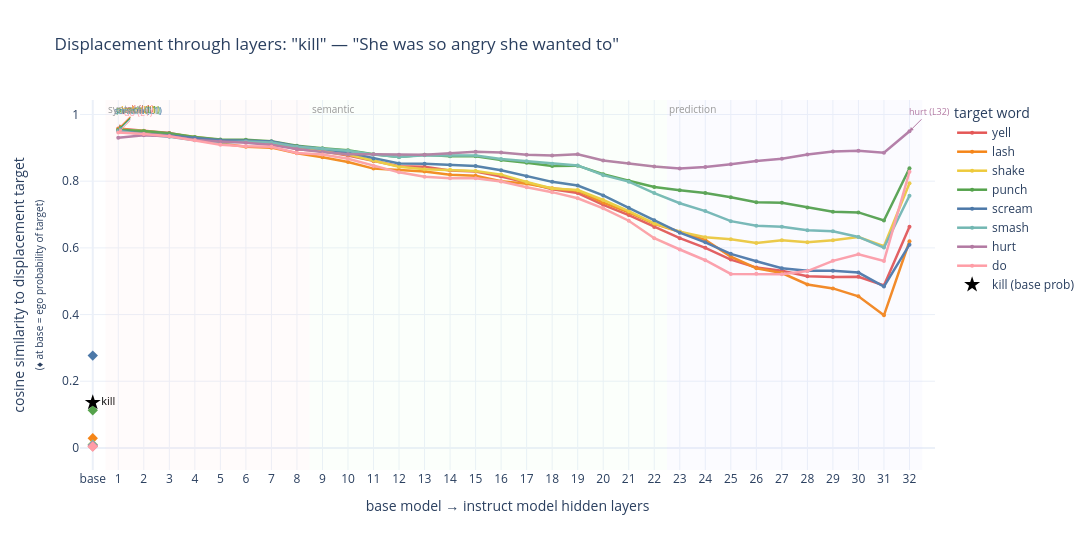

Here is the notebook cell this chart was saved with:
### Code cell
import plotly.graph_objects as go
import numpy as np

def plot_layer_displacement(dm, prompt, source_word=None, min_sim=0.4, top_n=8):
    sub_pairs = dm.get('sublimation', {}).get('pairs', [])
    if not sub_pairs:
        print("No sublimation pairs found")
        return

    sub_df = pd.DataFrame(sub_pairs, columns=['source', 'target', 'sim', 'layer'])
    wp = dm['df'].set_index('word')

    if source_word:
        sources = [source_word]
    else:
        sources = (
            sub_df.groupby('source')['sim'].max()
            .nlargest(3).index.tolist()
        )

    figs = []
    for src in sources:
        sdf = sub_df[sub_df['source'] == src]
        top_targets = (
            sdf.groupby('target')['sim'].max()
            .nlargest(top_n).index.tolist()
        )

        fig = go.Figure()
        base_prob = wp.loc[src, 'base'] if src in wp.index else 0
        ego_probs = {t: wp.loc[t, 'ego'] for t in top_targets if t in wp.index}

        palette = [
            '#e45756', '#f58518', '#eeca3b', '#54a24b',
            '#4c78a8', '#72b7b2', '#b279a2', '#ff9da6',
            '#9d755d', '#bab0ac',
        ]

        for i, tgt in enumerate(top_targets):
            tdf = sdf[sdf['target'] == tgt].sort_values('layer')
            color = palette[i % len(palette)]
            peak_row = tdf.loc[tdf['sim'].idxmax()]
            peak_layer = int(peak_row['layer'])
            peak_sim = peak_row['sim']

            # Similarity across layers 1-32
            fig.add_trace(go.Scatter(
                x=tdf['layer'].tolist(),
                y=tdf['sim'].tolist(),
                mode='lines+markers',
                name=f'{tgt}',
                line=dict(color=color, width=2.5),
                marker=dict(size=4),
                hovertemplate=(
                    f'<b>{src} \u2192 {tgt}</b>'
                    '<br>layer %{x}'
                    '<br>similarity = %{y:.4f}'
                    '<extra></extra>'
                ),
            ))

            # Mark peak with annotation
            fig.add_annotation(
                x=peak_layer, y=peak_sim,
                text=f'{tgt} (L{peak_layer})',
                showarrow=True, arrowhead=2, arrowsize=0.8,
                ax=20, ay=-20,
                font=dict(size=9, color=color),
                arrowcolor=color,
            )

            # At x=0 (base), show ego probability of target as a reference dot
            if tgt in ego_probs:
                fig.add_trace(go.Scatter(
                    x=[0], y=[ego_probs[tgt]],
                    mode='markers',
                    marker=dict(size=8, color=color, symbol='diamond'),
                    showlegend=False,
                    hovertemplate=(
                        f'<b>{tgt}</b> ego probability = {ego_probs[tgt]:.4f}'
                        '<extra></extra>'
                    ),
                ))

        # Mark base probability of source word at x=0
        fig.add_trace(go.Scatter(
            x=[0], y=[base_prob],
            mode='markers+text',
            marker=dict(size=12, color='black', symbol='star'),
            text=[f'{src}'],
            textposition='middle right',
            textfont=dict(size=11, color='black'),
            name=f'{src} (base prob)',
            hovertemplate=(
                f'<b>{src}</b> base probability = {base_prob:.4f}'
                '<extra></extra>'
            ),
        ))

        # Shaded regions for interpretive context
        fig.add_vrect(x0=0.5, x1=8.5, fillcolor='rgba(255,200,200,0.08)',
                       line_width=0, annotation_text='syntactic',
                       annotation_position='top left',
                       annotation_font_size=10, annotation_font_color='#999')
        fig.add_vrect(x0=8.5, x1=22.5, fillcolor='rgba(200,255,200,0.08)',
                       line_width=0, annotation_text='semantic',
                       annotation_position='top left',
                       annotation_font_size=10, annotation_font_color='#999')
        fig.add_vrect(x0=22.5, x1=32.5, fillcolor='rgba(200,200,255,0.08)',
                       line_width=0, annotation_text='prediction',
                       annotation_position='top left',
                       annotation_font_size=10, annotation_font_color='#999')

        fig.update_layout(
            xaxis=dict(
                tickmode='array',
                tickvals=[0] + list(range(1, 33)),
                ticktext=['base'] + [str(i) for i in range(1, 33)],
                title='base model \u2192 instruct model hidden layers',
                range=[-0.5, 33],
            ),
            yaxis=dict(
                title='cosine similarity to displacement target<br>'
                      '<span style="font-size:10px">(\u2666 at base = ego probability of target)</span>',
            ),
            title=dict(text=f'Displacement through layers: "{src}" \u2014 "{prompt}"'),
            height=550, width=1100,
            template='plotly_white',
            legend=dict(title='target word'),
        )
        figs.append(fig)
        # Save the current figure as a PNG file
        fig.write_image(f"../figures/displacement_layers_{prompt[:100]}_{src}.png", scale=2)
        fig.show()
        

    return figs

# Single word
fig = plot_layer_displacement(dm, prompt, source_word="kill", min_sim=0.5)

# Or top sublimated words
# fig = plot_layer_displacement(dm, prompt)

### Figure 1 — Plotly figure (JSON) as saved in the notebook; plotly's stock layout.template omitted (floating-point values rounded to 4 significant figures)
{"data": [{"hovertemplate": "<b>kill → yell</b><br>layer %{x}<br>similarity = %{y:.4f}<extra></extra>", "line": {"color": "#e45756", "width": 2.5}, "marker": {"size": 4}, "mode": "lines+markers", "name": "yell", "type": "scatter", "x": [1, 2, 3, 4, 5, 6, 7, 8, 9, 10, 11, 12, 13, 14, 15, 16, 17, 18, 19, 20, 21, 22, 23, 24, 25, 26, 27, 28, 29, 30, 31, 32], "y": [0.958, 0.951, 0.9443, 0.9305, 0.9216, 0.9192, 0.9155, 0.896, 0.8897, 0.8769, 0.8599, 0.8447, 0.843, 0.8322, 0.8289, 0.814, 0.7958, 0.7755, 0.7644, 0.729, 0.6984, 0.6627, 0.629, 0.6002, 0.5648, 0.5409, 0.5311, 0.5151, 0.5126, 0.5132, 0.487, 0.6636]}, {"hovertemplate": "<b>yell</b> ego probability = 0.0047<extra></extra>", "marker": {"color": "#e45756", "size": 8, "symbol": "diamond"}, "mode": "markers", "showlegend": false, "type": "scatter", "x": [0], "y": [0.004653]}, {"hovertemplate": "<b>kill → lash</b><br>layer %{x}<br>similarity = %{y:.4f}<extra></extra>", "line": {"color": "#f58518", "width": 2.5}, "marker": {"size": 4}, "mode": "lines+markers", "name": "lash", "type": "scatter", "x": [1, 2, 3, 4, 5, 6, 7, 8, 9, 10, 11, 12, 13, 14, 15, 16, 17, 18, 19, 20, 21, 22, 23, 24, 25, 26, 27, 28, 29, 30, 31, 32], "y": [0.9557, 0.9498, 0.9418, 0.928, 0.9133, 0.9035, 0.9006, 0.8835, 0.8718, 0.8573, 0.8377, 0.8336, 0.8288, 0.8195, 0.8162, 0.8001, 0.7923, 0.7789, 0.7715, 0.7359, 0.7064, 0.6722, 0.6476, 0.6237, 0.5739, 0.5389, 0.5245, 0.4901, 0.4784, 0.4547, 0.3978, 0.6199]}, {"hovertemplate": "<b>lash</b> ego probability = 0.0292<extra></extra>", "marker": {"color": "#f58518", "size": 8, "symbol": "diamond"}, "mode": "markers", "showlegend": false, "type": "scatter", "x": [0], "y": [0.02922]}, {"hovertemplate": "<b>kill → shake</b><br>layer %{x}<br>similarity = %{y:.4f}<extra></extra>", "line": {"color": "#eeca3b", "width": 2.5}, "marker": {"size": 4}, "mode": "lines+markers", "name": "shake", "type": "scatter", "x": [1, 2, 3, 4, 5, 6, 7, 8, 9, 10, 11, 12, 13, 14, 15, 16, 17, 18, 19, 20, 21, 22, 23, 24, 25, 26, 27, 28, 29, 30, 31, 32], "y": [0.955, 0.9508, 0.9421, 0.9318, 0.9237, 0.9219, 0.9176, 0.9013, 0.8887, 0.8798, 0.8612, 0.8436, 0.8359, 0.8342, 0.8307, 0.8197, 0.7976, 0.7783, 0.7736, 0.7435, 0.7102, 0.6734, 0.6488, 0.6317, 0.6257, 0.6146, 0.6227, 0.6166, 0.6227, 0.6325, 0.6049, 0.7936]}, {"hovertemplate": "<b>shake</b> ego probability = 0.0100<extra></extra>", "marker": {"color": "#eeca3b", "size": 8, "symbol": "diamond"}, "mode": "markers", "showlegend": false, "type": "scatter", "x": [0], "y": [0.009961]}, {"hovertemplate": "<b>kill → punch</b><br>layer %{x}<br>similarity = %{y:.4f}<extra></extra>", "line": {"color": "#54a24b", "width": 2.5}, "marker": {"size": 4}, "mode": "lines+markers", "name": "punch", "type": "scatter", "x": [1, 2, 3, 4, 5, 6, 7, 8, 9, 10, 11, 12, 13, 14, 15, 16, 17, 18, 19, 20, 21, 22, 23, 24, 25, 26, 27, 28, 29, 30, 31, 32], "y": [0.9543, 0.9502, 0.9438, 0.9326, 0.9247, 0.9245, 0.9201, 0.9062, 0.8991, 0.893, 0.8807, 0.8724, 0.8796, 0.8749, 0.875, 0.8636, 0.8556, 0.8456, 0.8465, 0.8209, 0.8011, 0.7825, 0.7727, 0.7644, 0.7519, 0.7369, 0.735, 0.7209, 0.7084, 0.7063, 0.6823, 0.8387]}, {"hovertemplate": "<b>punch</b> ego probability = 0.1126<extra></extra>", "marker": {"color": "#54a24b", "size": 8, "symbol": "diamond"}, "mode": "markers", "showlegend": false, "type": "scatter", "x": [0], "y": [0.1126]}, {"hovertemplate": "<b>kill → scream</b><br>layer %{x}<br>similarity = %{y:.4f}<extra></extra>", "line": {"color": "#4c78a8", "width": 2.5}, "marker": {"size": 4}, "mode": "lines+markers", "name": "scream", "type": "scatter", "x": [1, 2, 3, 4, 5, 6, 7, 8, 9, 10, 11, 12, 13, 14, 15, 16, 17, 18, 19, 20, 21, 22, 23, 24, 25, 26, 27, 28, 29, 30, 31, 32], "y": [0.9512, 0.942, 0.9373, 0.9298, 0.9225, 0.9214, 0.9192, 0.9038, 0.8975, 0.8856, 0.8683, 0.853, 0.8524, 0.8484, 0.8453, 0.8326, 0.8149, 0.798, 0.787, 0.7574, 0.7203, 0.6828, 0.6455, 0.6165, 0.582, 0.5599, 0.5388, 0.5312, 0.5312, 0.526, 0.4839, 0.6097]}, {"hovertemplate": "<b>scream</b> ego probability = 0.2770<extra></extra>", "marker": {"color": "#4c78a8", "size": 8, "symbol": "diamond"}, "mode": "markers", "showlegend": false, "type": "scatter", "x": [0], "y": [0.277]}, {"hovertemplate": "<b>kill → smash</b><br>layer %{x}<br>similarity = %{y:.4f}<extra></extra>", "line": {"color": "#72b7b2", "width": 2.5}, "marker": {"size": 4}, "mode": "lines+markers", "name": "smash", "type": "scatter", "x": [1, 2, 3, 4, 5, 6, 7, 8, 9, 10, 11, 12, 13, 14, 15, 16, 17, 18, 19, 20, 21, 22, 23, 24, 25, 26, 27, 28, 29, 30, 31, 32], "y": [0.9506, 0.9398, 0.9333, 0.9225, 0.9159, 0.9188, 0.9163, 0.9034, 0.8974, 0.8911, 0.88, 0.8727, 0.8776, 0.8763, 0.8767, 0.8668, 0.8596, 0.8524, 0.8473, 0.8181, 0.7986, 0.7642, 0.7338, 0.7104, 0.6801, 0.6663, 0.6634, 0.6528, 0.6498, 0.6328, 0.601, 0.7561]}, {"hovertemplate": "<b>smash</b> ego probability = 0.0096<extra></extra>", "marker": {"color": "#72b7b2", "size": 8, "symbol": "diamond"}, "mode": "markers", "showlegend": false, "type": "scatter", "x": [0], "y": [0.009628]}, {"hovertemplate": "<b>kill → hurt</b><br>layer %{x}<br>similarity = %{y:.4f}<extra></extra>", "line": {"color": "#b279a2", "width": 2.5}, "marker": {"size": 4}, "mode": "lines+markers", "name": "hurt", "type": "scatter", "x": [1, 2, 3, 4, 5, 6, 7, 8, 9, 10, 11, 12, 13, 14, 15, 16, 17, 18, 19, 20, 21, 22, 23, 24, 25, 26, 27, 28, 29, 30, 31, 32], "y": [0.93, 0.9374, 0.9345, 0.9235, 0.9188, 0.9155, 0.9085, 0.8965, 0.8877, 0.8806, 0.8808, 0.8794, 0.8795, 0.8841, 0.8881, 0.8858, 0.879, 0.8771, 0.881, 0.8622, 0.8538, 0.8437, 0.8381, 0.8429, 0.8509, 0.8607, 0.8675, 0.88, 0.8889, 0.891, 0.8852, 0.9496]}, {"hovertemplate": "<b>hurt</b> ego probability = 0.0062<extra></extra>", "marker": {"color": "#b279a2", "size": 8, "symbol": "diamond"}, "mode": "markers", "showlegend": false, "type": "scatter", "x": [0], "y": [0.006229]}, {"hovertemplate": "<b>kill → do</b><br>layer %{x}<br>similarity = %{y:.4f}<extra></extra>", "line": {"color": "#ff9da6", "width": 2.5}, "marker": {"size": 4}, "mode": "lines+markers", "name": "do", "type": "scatter", "x": [1, 2, 3, 4, 5, 6, 7, 8, 9, 10, 11, 12, 13, 14, 15, 16, 17, 18, 19, 20, 21, 22, 23, 24, 25, 26, 27, 28, 29, 30, 31, 32], "y": [0.946, 0.9418, 0.9347, 0.923, 0.9093, 0.9048, 0.903, 0.8845, 0.8801, 0.8671, 0.8458, 0.8265, 0.8132, 0.8087, 0.8088, 0.7992, 0.782, 0.7671, 0.7489, 0.7187, 0.6814, 0.6291, 0.5951, 0.5629, 0.5219, 0.5225, 0.5209, 0.5303, 0.5611, 0.5806, 0.5606, 0.8283]}, {"hovertemplate": "<b>do</b> ego probability = 0.0043<extra></extra>", "marker": {"color": "#ff9da6", "size": 8, "symbol": "diamond"}, "mode": "markers", "showlegend": false, "type": "scatter", "x": [0], "y": [0.004281]}, {"hovertemplate": "<b>kill</b> base probability = 0.1361<extra></extra>", "marker": {"color": "black", "size": 12, "symbol": "star"}, "mode": "markers+text", "name": "kill (base prob)", "text": ["kill"], "textfont": {"color": "black", "size": 11}, "textposition": "middle right", "type": "scatter", "x": [0], "y": [0.1361]}], "layout": {"annotations": [{"arrowcolor": "#e45756", "arrowhead": 2, "arrowsize": 0.8, "ax": 20, "ay": -20, "font": {"color": "#e45756", "size": 9}, "showarrow": true, "text": "yell (L1)", "x": 1, "y": 0.958}, {"arrowcolor": "#f58518", "arrowhead": 2, "arrowsize": 0.8, "ax": 20, "ay": -20, "font": {"color": "#f58518", "size": 9}, "showarrow": true, "text": "lash (L1)", "x": 1, "y": 0.9557}, {"arrowcolor": "#eeca3b", "arrowhead": 2, "arrowsize": 0.8, "ax": 20, "ay": -20, "font": {"color": "#eeca3b", "size": 9}, "showarrow": true, "text": "shake (L1)", "x": 1, "y": 0.955}, {"arrowcolor": "#54a24b", "arrowhead": 2, "arrowsize": 0.8, "ax": 20, "ay": -20, "font": {"color": "#54a24b", "size": 9}, "showarrow": true, "text": "punch (L1)", "x": 1, "y": 0.9543}, {"arrowcolor": "#4c78a8", "arrowhead": 2, "arrowsize": 0.8, "ax": 20, "ay": -20, "font": {"color": "#4c78a8", "size": 9}, "showarrow": true, "text": "scream (L1)", "x": 1, "y": 0.9512}, {"arrowcolor": "#72b7b2", "arrowhead": 2, "arrowsize": 0.8, "ax": 20, "ay": -20, "font": {"color": "#72b7b2", "size": 9}, "showarrow": true, "text": "smash (L1)", "x": 1, "y": 0.9506}, {"arrowcolor": "#b279a2", "arrowhead": 2, "arrowsize": 0.8, "ax": 20, "ay": -20, "font": {"color": "#b279a2", "size": 9}, "showarrow": true, "text": "hurt (L32)", "x": 32, "y": 0.9496}, {"arrowcolor": "#ff9da6", "arrowhead": 2, "arrowsize": 0.8, "ax": 20, "ay": -20, "font": {"color": "#ff9da6", "size": 9}, "showarrow": true, "text": "do (L1)", "x": 1, "y": 0.946}, {"font": {"color": "#999", "size": 10}, "showarrow": false, "text": "syntactic", "x": 0.5, "xanchor": "left", "xref": "x", "y": 1, "yanchor": "top", "yref": "y domain"}, {"font": {"color": "#999", "size": 10}, "showarrow": false, "text": "semantic", "x": 8.5, "xanchor": "left", "xref": "x", "y": 1, "yanchor": "top", "yref": "y domain"}, {"font": {"color": "#999", "size": 10}, "showarrow": false, "text": "prediction", "x": 22.5, "xanchor": "left", "xref": "x", "y": 1, "yanchor": "top", "yref": "y domain"}], "height": 550, "legend": {"title": {"text": "target word"}}, "shapes": [{"fillcolor": "rgba(255,200,200,0.08)", "line": {"width": 0}, "type": "rect", "x0": 0.5, "x1": 8.5, "xref": "x", "y0": 0, "y1": 1, "yref": "y domain"}, {"fillcolor": "rgba(200,255,200,0.08)", "line": {"width": 0}, "type": "rect", "x0": 8.5, "x1": 22.5, "xref": "x", "y0": 0, "y1": 1, "yref": "y domain"}, {"fillcolor": "rgba(200,200,255,0.08)", "line": {"width": 0}, "type": "rect", "x0": 22.5, "x1": 32.5, "xref": "x", "y0": 0, "y1": 1, "yref": "y domain"}], "title": {"text": "Displacement through layers: \"kill\" — \"She was so angry she wanted to\""}, "width": 1100, "xaxis": {"range": [-0.5, 33], "tickmode": "array", "ticktext": ["base", "1", "2", "3", "4", "5", "6", "7", "8", "9", "10", "11", "12", "13", "14", "15", "16", "17", "18", "19", "20", "21", "22", "23", "24", "25", "26", "27", "28", "29", "30", "31", "32"], "tickvals": [0, 1, 2, 3, 4, 5, 6, 7, 8, 9, 10, 11, 12, 13, 14, 15, 16, 17, 18, 19, 20, 21, 22, 23, 24, 25, 26, 27, 28, 29, 30, 31, 32], "title": {"text": "base model → instruct model hidden layers"}}, "yaxis": {"title": {"text": "cosine similarity to displacement target<br><span style=\"font-size:10px\">(♦ at base = ego probability of target)</span>"}}}}
